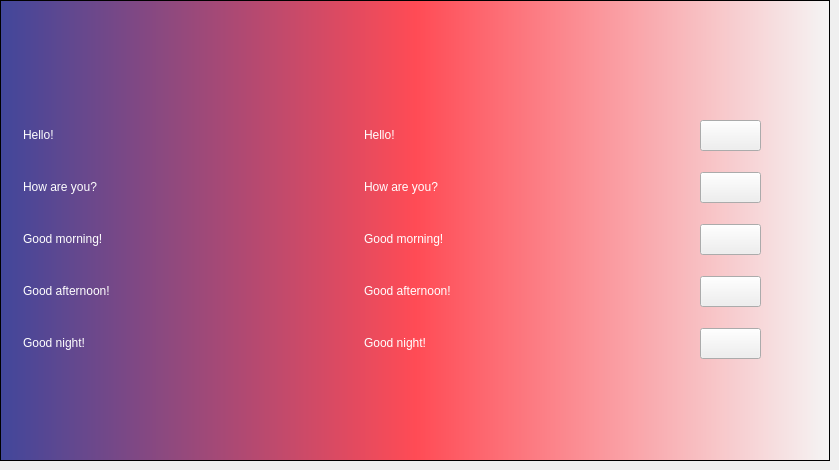
  <widget class="QWidget" name="tab_2">
   <attribute name="title">
    <string>English</string>
   </attribute>
   <widget class="QFrame" name="frame_2">
    <property name="geometry">
     <rect>
      <x>0</x>
      <y>0</y>
      <width>830</width>
      <height>461</height>
     </rect>
    </property>
    <property name="styleSheet">
     <string notr="true">QFrame {
	color: white;
}

QFrame#frame_2 { 
	background-color: qlineargradient(spread:pad, x1:0, y1:0, x2:1, y2:0, stop:0 rgba(65, 71, 155, 255), stop:0.5 rgba(255, 75, 85, 255), stop:1 rgba(245, 245, 245, 255));
}</string>
    </property>
    <property name="frameShape">
     <enum>QFrame::StyledPanel</enum>
    </property>
    <property name="frameShadow">
     <enum>QFrame::Raised</enum>
    </property>
    <widget class="QLabel" name="lb_flag_english">
     <property name="geometry">
      <rect>
       <x>364</x>
       <y>20</y>
       <width>102</width>
       <height>64</height>
      </rect>
     </property>
     <property name="styleSheet">
      <string notr="true"/>
     </property>
     <property name="text">
      <string/>
     </property>
    </widget>
    <widget class="QLabel" name="label_15">
     <property name="geometry">
      <rect>
       <x>23</x>
       <y>112</y>
       <width>100</width>
       <height>46</height>
      </rect>
     </property>
     <property name="styleSheet">
      <string notr="true">font: 75 28pt &quot;Trebuchet MS&quot;;</string>
     </property>
     <property name="text">
      <string>Hello!</string>
     </property>
    </widget>
    <widget class="QLabel" name="label_16">
     <property name="geometry">
      <rect>
       <x>23</x>
       <y>320</y>
       <width>196</width>
       <height>46</height>
      </rect>
     </property>
     <property name="styleSheet">
      <string notr="true">font: 75 28pt &quot;Trebuchet MS&quot;;</string>
     </property>
     <property name="text">
      <string>Good night!</string>
     </property>
    </widget>
    <widget class="QLabel" name="label_17">
     <property name="geometry">
      <rect>
       <x>23</x>
       <y>164</y>
       <width>219</width>
       <height>46</height>
      </rect>
     </property>
     <property name="styleSheet">
      <string notr="true">font: 75 28pt &quot;Trebuchet MS&quot;;</string>
     </property>
     <property name="text">
      <string>How are you?</string>
     </property>
    </widget>
    <widget class="QLabel" name="label_18">
     <property name="geometry">
      <rect>
       <x>23</x>
       <y>216</y>
       <width>246</width>
       <height>46</height>
      </rect>
     </property>
     <property name="styleSheet">
      <string notr="true">font: 75 28pt &quot;Trebuchet MS&quot;;</string>
     </property>
     <property name="text">
      <string>Good morning!</string>
     </property>
    </widget>
    <widget class="QLabel" name="label_19">
     <property name="geometry">
      <rect>
       <x>23</x>
       <y>268</y>
       <width>273</width>
       <height>46</height>
      </rect>
     </property>
     <property name="styleSheet">
      <string notr="true">font: 75 28pt &quot;Trebuchet MS&quot;;</string>
     </property>
     <property name="text">
      <string>Good afternoon!</string>
     </property>
    </widget>
    <widget class="QPushButton" name="bt_english_1">
     <property name="enabled">
      <bool>true</bool>
     </property>
     <property name="geometry">
      <rect>
       <x>700</x>
       <y>120</y>
       <width>61</width>
       <height>31</height>
      </rect>
     </property>
     <property name="styleSheet">
      <string notr="true"/>
     </property>
     <property name="text">
      <string/>
     </property>
    </widget>
    <widget class="QPushButton" name="bt_english_2">
     <property name="geometry">
      <rect>
       <x>700</x>
       <y>172</y>
       <width>61</width>
       <height>31</height>
      </rect>
     </property>
     <property name="text">
      <string/>
     </property>
    </widget>
    <widget class="QPushButton" name="bt_english_3">
     <property name="geometry">
      <rect>
       <x>700</x>
       <y>224</y>
       <width>61</width>
       <height>31</height>
      </rect>
     </property>
     <property name="text">
      <string/>
     </property>
    </widget>
    <widget class="QPushButton" name="bt_english_4">
     <property name="geometry">
      <rect>
       <x>700</x>
       <y>276</y>
       <width>61</width>
       <height>31</height>
      </rect>
     </property>
     <property name="text">
      <string/>
     </property>
    </widget>
    <widget class="QPushButton" name="bt_english_5">
     <property name="geometry">
      <rect>
       <x>700</x>
       <y>328</y>
       <width>61</width>
       <height>31</height>
      </rect>
     </property>
     <property name="text">
      <string/>
     </property>
    </widget>
    <widget class="QLabel" name="label_20">
     <property name="geometry">
      <rect>
       <x>364</x>
       <y>216</y>
       <width>246</width>
       <height>46</height>
      </rect>
     </property>
     <property name="styleSheet">
      <string notr="true">font: 75 28pt &quot;Trebuchet MS&quot;;</string>
     </property>
     <property name="text">
      <string>Good morning!</string>
     </property>
    </widget>
    <widget class="QLabel" name="label_21">
     <property name="geometry">
      <rect>
       <x>364</x>
       <y>164</y>
       <width>219</width>
       <height>46</height>
      </rect>
     </property>
     <property name="styleSheet">
      <string notr="true">font: 75 28pt &quot;Trebuchet MS&quot;;</string>
     </property>
     <property name="text">
      <string>How are you?</string>
     </property>
    </widget>
    <widget class="QLabel" name="label_22">
     <property name="geometry">
      <rect>
       <x>364</x>
       <y>268</y>
       <width>273</width>
       <height>46</height>
      </rect>
     </property>
     <property name="styleSheet">
      <string notr="true">font: 75 28pt &quot;Trebuchet MS&quot;;</string>
     </property>
     <property name="text">
      <string>Good afternoon!</string>
     </property>
    </widget>
    <widget class="QLabel" name="label_23">
     <property name="geometry">
      <rect>
       <x>364</x>
       <y>320</y>
       <width>196</width>
       <height>46</height>
      </rect>
     </property>
     <property name="styleSheet">
      <string notr="true">font: 75 28pt &quot;Trebuchet MS&quot;;</string>
     </property>
     <property name="text">
      <string>Good night!</string>
     </property>
    </widget>
    <widget class="QLabel" name="label_24">
     <property name="geometry">
      <rect>
       <x>364</x>
       <y>112</y>
       <width>221</width>
       <height>46</height>
      </rect>
     </property>
     <property name="styleSheet">
      <string notr="true">font: 75 28pt &quot;Trebuchet MS&quot;;</string>
     </property>
     <property name="text">
      <string>Hello!</string>
     </property>
    </widget>
   </widget>
  </widget>
